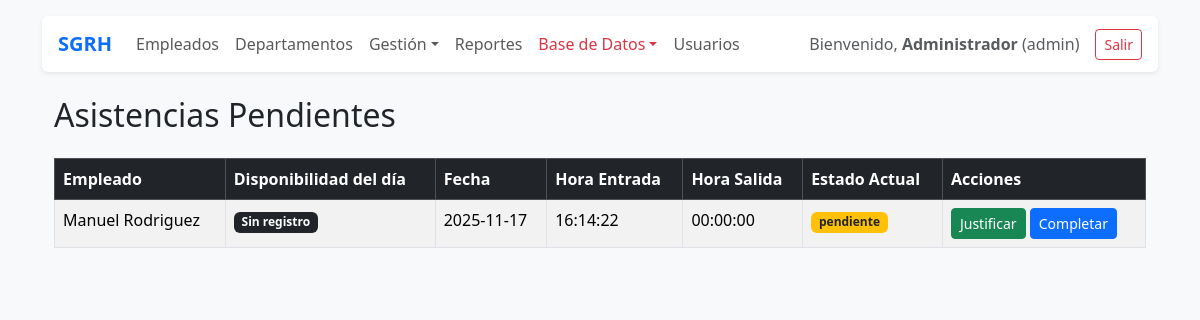
The page /public/?route=asistencias_pendientes (signed in) on the database its author committed.
### tables this page shows
CREATE TABLE `asistencias` (
  `id` int(11) NOT NULL AUTO_INCREMENT,
  `empleado_id` int(11) NOT NULL,
  `fecha` date NOT NULL,
  `hora_entrada` time DEFAULT NULL,
  `hora_salida` time DEFAULT NULL,
  `estado` enum('pendiente','completa','justificada') DEFAULT 'pendiente',
  `created_at` timestamp NOT NULL DEFAULT current_timestamp(),
  `updated_at` timestamp NOT NULL DEFAULT current_timestamp() ON UPDATE current_timestamp(),
  PRIMARY KEY (`id`),
  UNIQUE KEY `uq_asistencia_fecha` (`empleado_id`,`fecha`),
  CONSTRAINT `fk_asistencia_empleado` FOREIGN KEY (`empleado_id`) REFERENCES `empleados` (`id`) ON DELETE CASCADE ON UPDATE CASCADE
);

CREATE TABLE `empleados` (
  `id` int(11) NOT NULL AUTO_INCREMENT,
  `user_id` int(11) NOT NULL,
  `nombre` varchar(100) NOT NULL,
  `apellidos` varchar(150) NOT NULL,
  `genero` enum('masculino','femenino','otro') NOT NULL,
  `correo` varchar(150) NOT NULL,
  `curp` char(18) NOT NULL,
  `puesto` varchar(100) DEFAULT NULL,
  `departamento_id` int(11) NOT NULL,
  `estado` enum('activo','baja') NOT NULL DEFAULT 'activo',
  `created_at` timestamp NOT NULL DEFAULT current_timestamp(),
  `updated_at` timestamp NOT NULL DEFAULT current_timestamp() ON UPDATE current_timestamp(),
  PRIMARY KEY (`id`),
  UNIQUE KEY `correo` (`correo`),
  UNIQUE KEY `curp` (`curp`),
  KEY `fk_empleado_departamento` (`departamento_id`),
  CONSTRAINT `fk_empleado_departamento` FOREIGN KEY (`departamento_id`) REFERENCES `departamentos` (`id`) ON UPDATE CASCADE
);

### app/core/Controller.php (called while the page is built, shortened)
<?php
class Controller {
    protected function view(string $template, array $data = []) {
        extract($data);
        $viewPath = __DIR__ . '/../views/' . $template . '.php';
        include __DIR__ . '/../views/layout/header.php';
        include __DIR__ . '/../views/layout/nav.php';
        include $viewPath;
        include __DIR__ . '/../views/layout/footer.php';
    }
}

### app/controllers/AsistenciaController.php (called while the page is built, shortened)
<?php
require_once __DIR__ . '/../models/Asistencia.php';
require_once __DIR__ . '/../models/Disponibilidad.php';
class AsistenciaController extends Controller {
    public function pendientes() {
        $pendientes = Asistencia::getPendientes();
        return $this->view('asistencia/pendientes', compact('pendientes'));
    }
}

### app/models/Asistencia.php (called while the page is built, shortened)
<?php
class Asistencia {
    public static function getPendientes() {
        $db = Database::getInstance();
        $sql = "
            SELECT a.*, e.nombre, e.apellidos
            FROM asistencias a
            JOIN empleados e ON e.id = a.empleado_id
            WHERE a.estado = 'pendiente'
            ORDER BY a.fecha DESC
        ";
        return $db->query($sql)->fetchAll();
    }
}

### app/models/Disponibilidad.php (called while the page is built, shortened)
<?php
class Disponibilidad {
    public static function obtenerEstado($empleado_id, $fecha) {
        $db = Database::getInstance();
        $stmt = $db->prepare("
            SELECT estado
            FROM disponibilidades
            WHERE empleado_id = ? AND fecha = ?
        ");
        $stmt->execute([$empleado_id, $fecha]);
        $res = $stmt->fetch();
        return $res['estado'] ?? null;
    }
}

### app/views/asistencia/pendientes.php (the view, shortened to what this page needs)
<?php require_once __DIR__ . '/../layout/header.php'; ?>
<?php require_once __DIR__ . '/../layout/nav.php'; ?>
<div class="container mt-4">
    <h2 class="mb-4">Asistencias Pendientes</h2>
    <?php if (empty($pendientes)): ?>
        <div class="alert alert-info">No hay asistencias pendientes.</div>
    <?php else: ?>
    <div class="table-responsive">
        <table class="table table-bordered table-striped">
            <thead class="table-dark">
                <tr>
                    <th>Empleado</th>
                    <th>Disponibilidad del día</th>
                    <th>Fecha</th>
                    <th>Hora Entrada</th>
                    <th>Hora Salida</th>
                    <th>Estado Actual</th>
                    <th>Acciones</th>
                </tr>
            </thead>
            <tbody>
                <?php foreach ($pendientes as $a): ?>
                    <?php
                        $estadoDisp = Disponibilidad::obtenerEstado($a['empleado_id'], $a['fecha']);
                        $badges = [
                            'disponible' => 'success',
                            'ausente'    => 'danger',
                            'descanso'   => 'secondary',
                            'especial'   => 'info'
                        ];
                        $badgeColor = $badges[$estadoDisp] ?? 'dark';
                    ?>
                    <tr>
                        <td><?= $a['nombre'] . ' ' . $a['apellidos'] ?></td>
                        <td>
                            <?php if ($estadoDisp): ?>
                                <span class="badge bg-<?= $badgeColor ?>">
                                    <?= htmlspecialchars($estadoDisp) ?>
                                </span>
                            <?php else: ?>
                                <span class="badge bg-dark">Sin registro</span>
                            <?php endif; ?>
                        </td>
                        <td><?= $a['fecha'] ?></td>
                        <td><?= $a['hora_entrada'] ?></td>
                        <td><?= $a['hora_salida'] ?? '—' ?></td>
                        <td>
                            <span class="badge bg-warning text-dark">
                                <?= $a['estado'] ?>
                            </span>
                        </td>
                        <td>
                            <a href="/SGRH_PHP_MVC/public/?route=justificar_asistencia&id=<?= $a['id'] ?>"
                               class="btn btn-sm btn-success"
                               onclick="return confirm('¿Seguro que deseas justificar esta asistencia?');">
                                Justificar
                            </a>
                            <a href="/SGRH_PHP_MVC/public/?route=completar_asistencia&id=<?= $a['id'] ?>"
                               class="btn btn-sm btn-primary"
                               onclick="return confirm('¿Marcar como completa manualmente?');">
                                Completar
                            </a>
                        </td>
                    </tr>
                <?php endforeach; ?>
            </tbody>
        </table>
    </div>
    <?php endif; ?>
</div>

### rows shown on the page
asistencias: empleado.nombre "Manuel", empleado.apellidos "Rodriguez", fecha "2025-11-17", hora_entrada "16:14:22", hora_salida "00:00:00", estado "pendiente"

### other values the page prints
$u['name'] "Administrador"
$u['role'] "admin"
